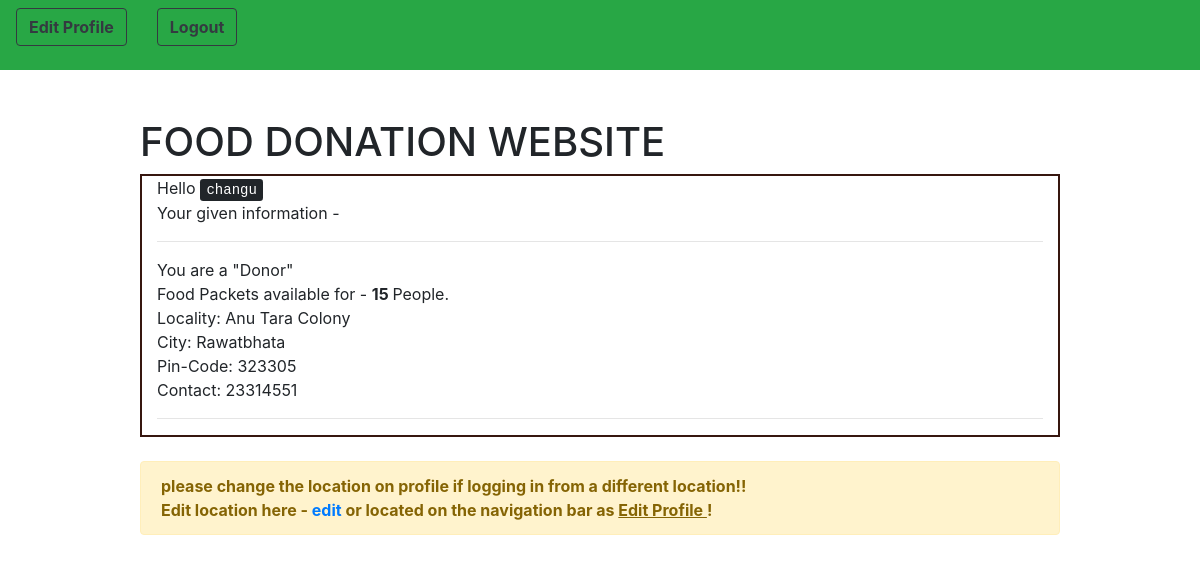
Page / (signed in) on the earlier database version.
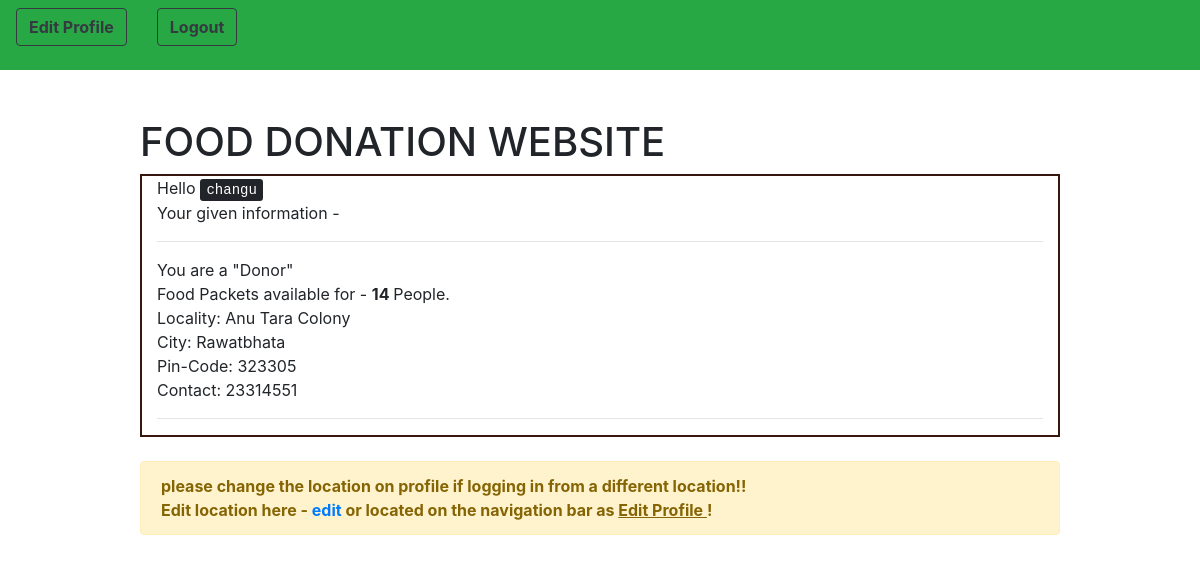
Same page on the later database version.
### customUser/models.py (models this page shows, shortened)
class CustomUser(AbstractUser):
    pin_code = models.IntegerField(null = True)
    contact_no = models.IntegerField(null = True)
    resources = models.IntegerField(null = True) # no. of persons avability/requirement
    locality = models.CharField(max_length = 100)
    city = models.CharField(max_length = 50)
    """CHOICES=[('0','Donor'),
                     ('1','Reciever')]"""
    user_type = models.IntegerField(null = True) # 0 - Donor 1 - Reciever
    email = models.EmailField(unique=True)

### templates/home.html (shortened to what this page needs)
{% extends 'base_with_home.html' %}
{% load crispy_forms_tags %}
{% block navigation %}
	<div class = "row">
	{% if user.is_authenticated %}
			<div class = "col">
				<form method = "get" action = "{% url 'edit_profile' %}">
					<button type = "submit" class = "btn btn-outline-dark navbar-btn"> <strong> Edit Profile</strong></button>
				</form>
			</div>
			<div class = "col">
				<form method = "post" action = "{% url 'logout' %}">
					<button type = "submit" class = "btn btn-outline-dark navbar-btn"> <strong> Logout</strong></button>
				</form>
			</div>
		{% endif %}
				</div>
{% endblock %}
{% block content %}
	<h1> FOOD DONATION WEBSITE </h1>
<div class = "container-fluid" style="border:2px solid #36160F;">
	{% if user.is_authenticated %}
			Hello <kbd> {{ user.username }}</kbd>
		 <br> Your given information - <br> <hr>
		 	{% if user.user_type == 0 %}
				You are a "Donor"<br>
				Food Packets available for - <strong> {{ user.resources }} </strong> People.<br>
			{% else %}
				You are a "Reciever"<br>
				Food Packets Required for - <strong> {{user.resources}} </strong> People.<br>
			{% endif %}
			Locality: {{ user.locality }} <br>
			City: {{ user.city }} <br>
			Pin-Code: {{ user.pin_code }} <br>
			Contact: {{ user.contact_no }} <br> <hr>
</div>
<br>
      <div class="alert alert-warning alert-dismissible fade show">
   <strong> please change the location on profile if logging in from a different location!! <br>
          Edit location here - <a href = "{% url 'edit_profile' %}"> edit </a> or located on the navigation bar as <u>Edit Profile </u>!
        </strong>
  </div>
<br>
	{% else %}
	<br>
	<div class = "container-fluid">
		<h4> <kbd> You are not logged in! </kbd><br> <br>  </h4>
	</div>
	{% endif %}
{% endblock %}

### templates/base_with_home.html (shortened to what this page needs)
<head>
    <link rel="stylesheet" href="https://stackpath.bootstrapcdn.com/bootstrap/4.1.3/css/bootstrap.min.css">
  <link href='https://api.mapbox.com/mapbox-gl-js/v1.11.0/mapbox-gl.css' rel='stylesheet' />
</head>
<nav class="navbar navbar-expand-lg navbar-light bg-success">
  {% block navigation %}
  {% endblock %}
</nav>
<div class="container">
      <div class="row justify-content-center">
        <div class="col-10">
          <br class="mt-4 mb-4">
          {% block content %}
          {% endblock %}
        </div>
      </div>
    </div>

Differences in the rows shown:
changed CustomUser "Anu Tara Colony": resources "15" → "14"
